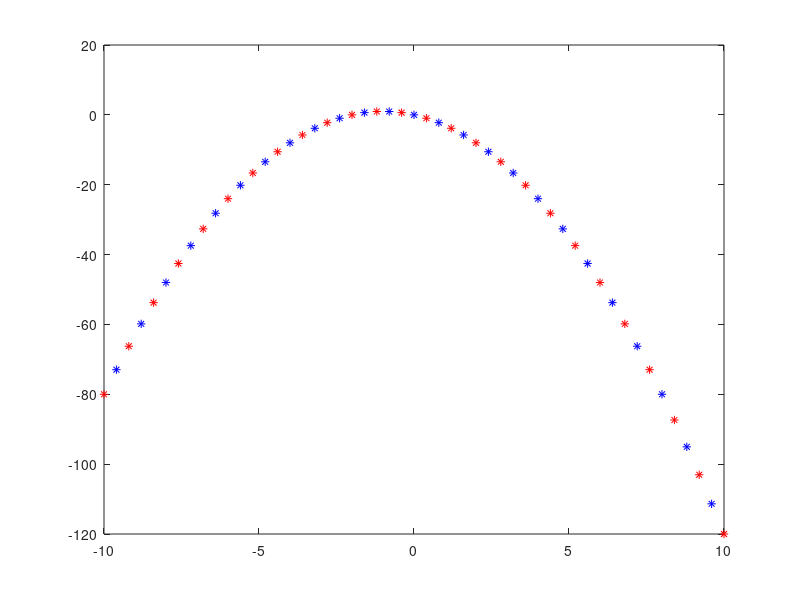

MATLAB code to generate this figure: (Note: this script raises an error after producing the figure.)
numPts=51;
x=linspace(-10,10,numPts)';
y=-2*x-x.^2;
data=[x y];

trndata=data(1:2:numPts,:);
chkdata=data(2:2:numPts,:);

plot(trndata(:,1),trndata(:,2),'*r')
hold on
plot(chkdata(:,1),chkdata(:,2),'*b')

numMFs=5;
mfType='gbellmf';
fismat=(genfis1(trndata,numMFs,mfType))
numEpochs=40;
[fismat1,trnErr,ss,fismat2,chkErr]=anfis(trndata,fismat,numEpochs,NaN,chkdata);

anfis_y=evalfis(x(:,1),fismat1);
plot(trndata(:,1),trndata(:,2),'o',chkdata(:,1),chkdata(:,2),'x',x,anfis_y,'-')

hold on;
plot(x,y)

writefis(fismat1,'Exercise4')